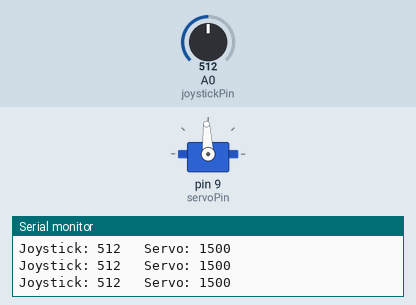
This sketch was run on a simulated Arduino Uno, built with avr-gcc and run on an emulated ATmega328P. On the bench: servo, the last lines printed to the serial monitor. The inputs (shaded band) are chosen by the test bench; at power-on: A0 (joystickPin) = 512.

Above: at 1.2 s.
1.3 s: A0 (joystickPin) set to 986
At 2.3 s:
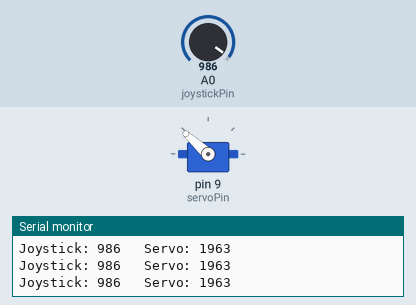
2.8 s: A0 (joystickPin) set to 1015
At 3.8 s:
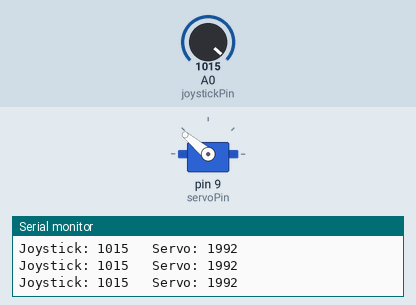
4.3 s: A0 (joystickPin) set to 716
At 4.8 s:
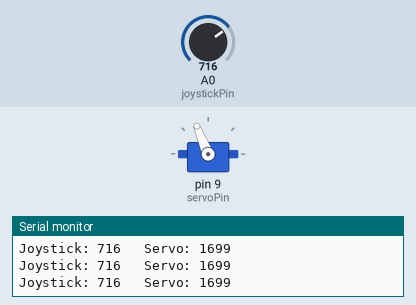
5.8 s: A0 (joystickPin) set to 107
At 6.3 s:
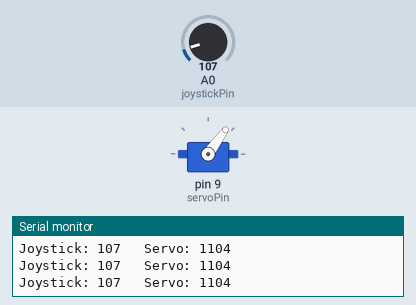
7.3 s: A0 (joystickPin) set to 91
At 7.6 s:
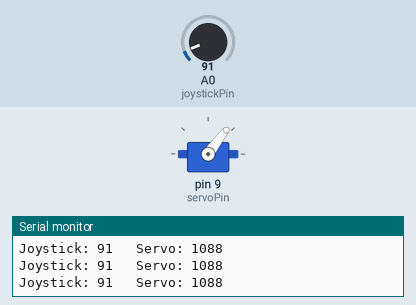
10.3 s: A0 (joystickPin) set to 511
At 11.2 s:
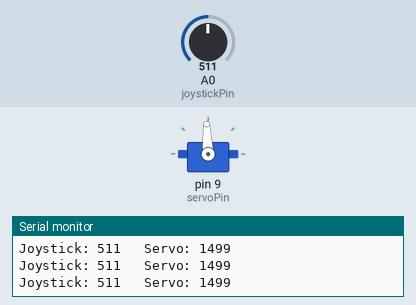
Timing chart, 0 to 12.8 s (numbered marks = the images above; inputs shaded):
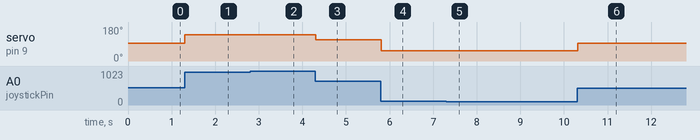

The sketch:

sketch_mar19b.ino
```cpp
// #include <Servo.h>

// Servo myServo;
// const int SERVO_PIN = 10;
// const int pot = A0;
// float potValue;
// float potValueRatio;
// int servoMin = 1100;
// int servoMax = 1900;
// void setup() {
//   Serial.begin(9600);
//   pinMode(pot, INPUT);
//   myServo.attach(SERVO_PIN, 900, 2100);
//   myServo.writeMicroseconds(1500);
//   delay(1000);
// }

// void loop() {
//   potValue = analogRead(pot);
//   potValueRatio = (potValue / 692);
//   Serial.println(potValueRatio);

//   int pulse = (potValueRatio * (servoMax - servoMin)) + servoMin;
//   pulse = constrain(pulse, servoMin, servoMax);

//   myServo.writeMicroseconds(pulse);

//   delay(20);
// }
#include <Servo.h>

Servo myServo;

const int joystickPin = A0;  // VRx from joystick
const int servoPin = 9;      // orange wire from MG996R

const int servoMin = 1000;
const int servoMax = 2000;

void setup() {
  Serial.begin(9600);
  myServo.attach(servoPin);

  // Start centered
  myServo.writeMicroseconds(1500);
}

void loop() {
  // Read joystick (0 to 1023)
  int joyValue = analogRead(joystickPin);

  // Map joystick full range to servo safe range
  int servoCommand = map(joyValue, 0, 1023, servoMin, servoMax);

  // Constrain for safety
  servoCommand = constrain(servoCommand, servoMin, servoMax);

  // Send command to servo
  myServo.writeMicroseconds(servoCommand);

  // Debug output
  Serial.print("Joystick: ");
  Serial.print(joyValue);
  Serial.print("   Servo: ");
  Serial.println(servoCommand);

  delay(10);
}
```

Measured:
- after the input at 1.3 s, servo on pin 9 (servoPin): 93° → 138° at once
- after the input at 2.8 s, servo on pin 9 (servoPin): 138° → 140° at once
- after the input at 4.3 s, servo on pin 9 (servoPin): 140° → 112° at once
- after the input at 5.8 s, servo on pin 9 (servoPin): 112° → 54° at once
- after the input at 7.3 s, servo on pin 9 (servoPin): 54° → 53° at once
- after the input at 10.3 s, servo on pin 9 (servoPin): 53° → 93° at once
